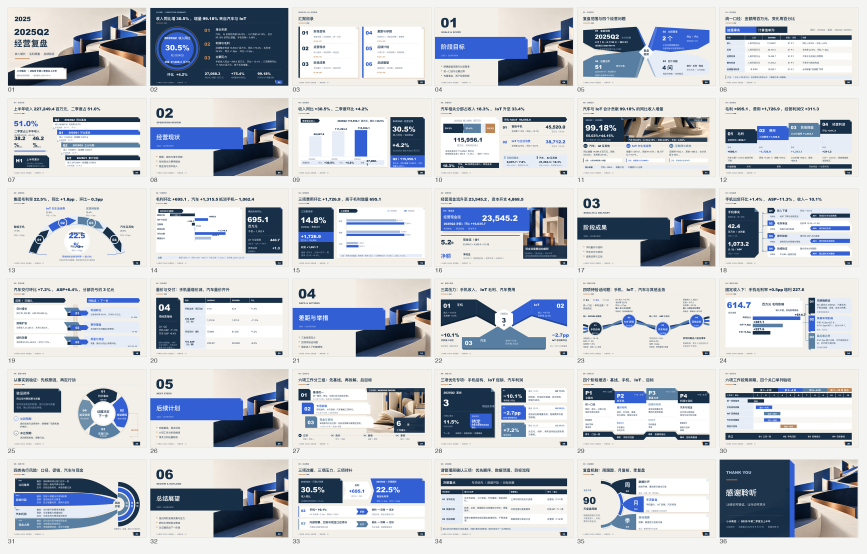
#> input picture assets/samples/v5.3-xiaomi-2025-q2-h1-template-36page-overview.jpg, 2600 x 1662 px (shown at 1/3 size)
$ python -i template_visual_fingerprint.py   (imports and definitions only)
#> lines starting #> are read from the running program, lines starting #| are printed output that depends on the picture
"""Rendered-layout fingerprints for Template-route rhythm validation."""

from __future__ import annotations

from collections import Counter
from math import ceil
from pathlib import Path

from PIL import Image, ImageFilter, ImageStat


GRID_COLUMNS = 16
GRID_ROWS = 9


def _distance(first: list[float], second: list[float]) -> float:
    return sum(abs(left - right) for left, right in zip(first, second)) / max(len(first), 1)


# [6 lines left out: function _mirror, not called in this run]


def fingerprint_distance(first: list[float], second: list[float]) -> float:
    """Treat left/right mirrors as one visual skeleton."""
    return min(_distance(first, second), _distance(first, _mirror(second)))


# [4 lines left out: function canonical_fingerprint, not called in this run]


def image_layout_fingerprint(path: str | Path) -> list[float]:
    image = Image.open(path).convert("RGB")
#> image is the input picture: PIL image 2600x1662 RGB; mean R, G, B 196.3, 200.7, 206.9
    image.thumbnail((480, 270))
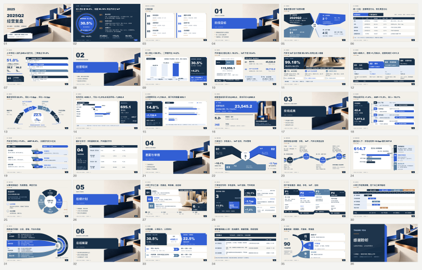
#> image: PIL image 422x270 RGB; mean R, G, B 196.2, 200.6, 206.8
    # Template decks intentionally repeat title bars, rules, footers and page
    # numbers.  They are brand rhythm, not the page's information skeleton.
    # Fingerprint the authored body so a line chart with bottom cards does not
    # collapse into the same cluster as a radar chart with a side narrative.
    width, height = image.size
#> width = 422; height = 270
    image = image.crop((0, round(height * 0.16), width, round(height * 0.91)))
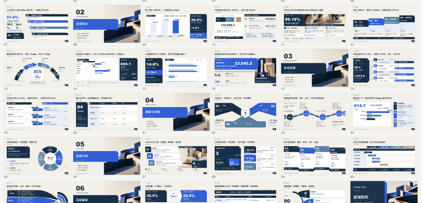
#> image: PIL image 422x203 RGB; mean R, G, B 199.3, 203.4, 209.4
    width, height = image.size
#> height = 203
    corner = max(2, min(width, height) // 30)
#> corner = 6
    corners = [
        image.crop((0, 0, corner, corner)),
        image.crop((width - corner, 0, width, corner)),
        image.crop((0, height - corner, corner, height)),
        image.crop((width - corner, height - corner, width, height)),
    ]
    background = tuple(
        sum(ImageStat.Stat(item).mean[channel] for item in corners) / len(corners)
        for channel in range(3)
    )
#> background = (227, 227.4, 226)
    edges = image.convert("L").filter(ImageFilter.FIND_EDGES)
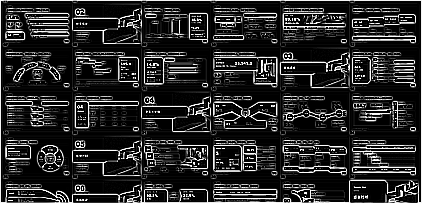
#> edges: PIL image 422x203 L; min 0, max 255, mean 41.7
    occupancy_signature: list[float] = []
    edge_signature: list[float] = []
    for row in range(GRID_ROWS):
        top = round(row * height / GRID_ROWS)
        bottom = round((row + 1) * height / GRID_ROWS)
        for column in range(GRID_COLUMNS):
            left = round(column * width / GRID_COLUMNS)
            right = round((column + 1) * width / GRID_COLUMNS)
            pixels = list(image.crop((left, top, right, bottom)).getdata())
            occupied = sum(
                sum((pixel[channel] - background[channel]) ** 2 for channel in range(3)) ** 0.5 > 34
                for pixel in pixels
            ) / max(len(pixels), 1)
            # Quantisation makes the signature insensitive to antialiasing and
            # renderer-specific one-pixel differences.
            occupancy_signature.append(round(occupied * 10) / 10)
            edge_mean = ImageStat.Stat(edges.crop((left, top, right, bottom))).mean[0] / 255
            edge_signature.append(round(edge_mean * 10) / 10)
#> after the loop, edge_signature = 144 values, max 0.3 at index 16, min 0 at index 84, mean 0.162; occupancy_signature = 144 values, max 0.9 at index 20, min 0 at index 34, mean 0.363
    return [*occupancy_signature, *edge_signature]


# [116 lines left out: function evaluate_rendered_layout_rhythm, not called in this run]

>>> result = image_layout_fingerprint('../assets/samples/v5.3-xiaomi-2025-q2-h1-template-36page-overview.jpg')
#> result = 288 values, max 0.9 at index 20, min 0 at index 34, mean 0.263

$ run again, on assets/samples/v5.3-xiaomi-template-page-15.jpg
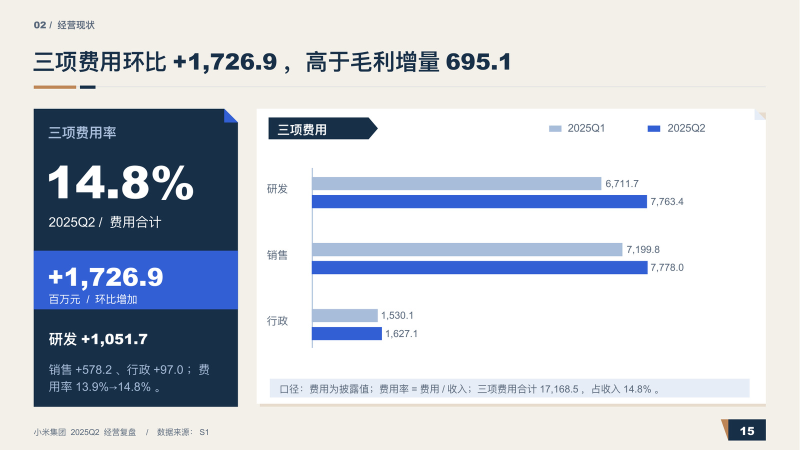
#> input picture assets/samples/v5.3-xiaomi-template-page-15.jpg, 1600 x 900 px (shown at 1/2 size)
#> in image_layout_fingerprint, image is the input picture: PIL image 1600x900 RGB; mean R, G, B 201.2, 206.8, 215.2
#> in image_layout_fingerprint, `image = image.crop((0, round(height * 0.16), width, round(height * 0.9..`:
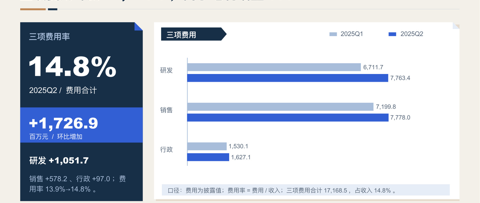
#> image: PIL image 480x203 RGB; mean R, G, B 191.1, 199.1, 212.1
#> background = (243.2, 240.2, 233.2)
#> in image_layout_fingerprint, `edges = image.convert("L").filter(ImageFilter.FIND_EDGES)`:
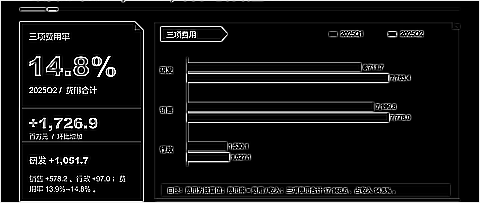
#> edges: PIL image 480x203 L; min 0, max 255, mean 18.3
#> after the loop in image_layout_fingerprint, `for row in range(GRID_ROWS):`: edge_signature = 144 values, max 0.2 at index 1, min 0 at index 9, mean 0.0688; occupancy_signature = 144 values, max 1 at index 17, min 0 at index 2, mean 0.316
#> result = 288 values, max 1 at index 17, min 0 at index 2, mean 0.192

$ run again, on assets/samples/v5.3-xiaomi-template-page-30.jpg
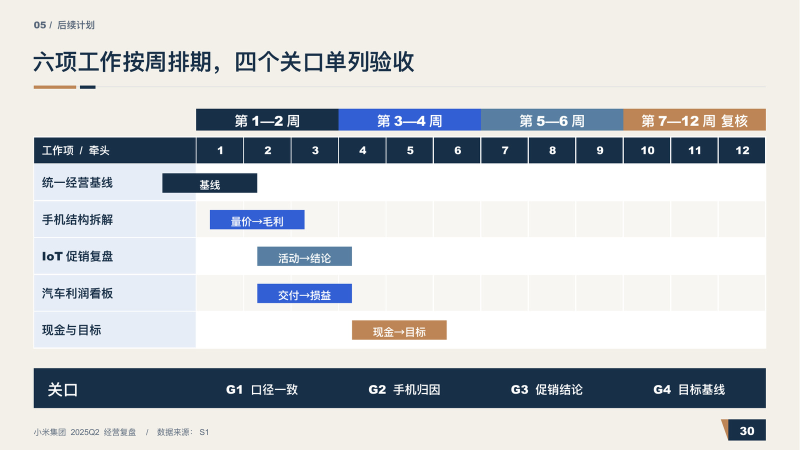
#> input picture assets/samples/v5.3-xiaomi-template-page-30.jpg, 1600 x 900 px (shown at 1/2 size)
#> in image_layout_fingerprint, image is the input picture: PIL image 1600x900 RGB; mean R, G, B 204.4, 207.8, 210.6
#> in image_layout_fingerprint, `image = image.crop((0, round(height * 0.16), width, round(height * 0.9..`:
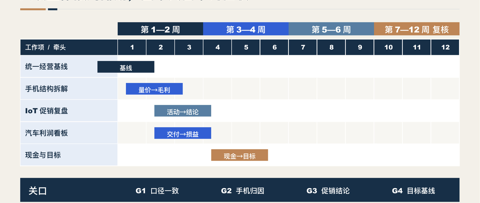
#> image: PIL image 480x203 RGB; mean R, G, B 194.9, 200.1, 205.6
#> background = (243.2, 240.2, 233.2)
#> in image_layout_fingerprint, `edges = image.convert("L").filter(ImageFilter.FIND_EDGES)`:
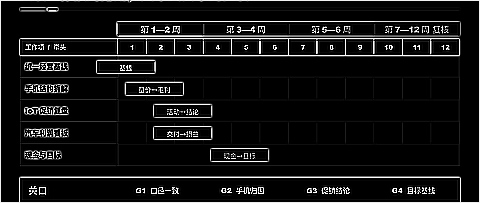
#> edges: PIL image 480x203 L; min 0, max 255, mean 20.1
#> after the loop in image_layout_fingerprint, `for row in range(GRID_ROWS):`: edge_signature = 144 values, max 0.3 at index 21, min 0 at index 2, mean 0.0826; occupancy_signature = 144 values, max 1 at index 130, min 0 at index 0, mean 0.272
#> result = 288 values, max 1 at index 130, min 0 at index 0, mean 0.177
